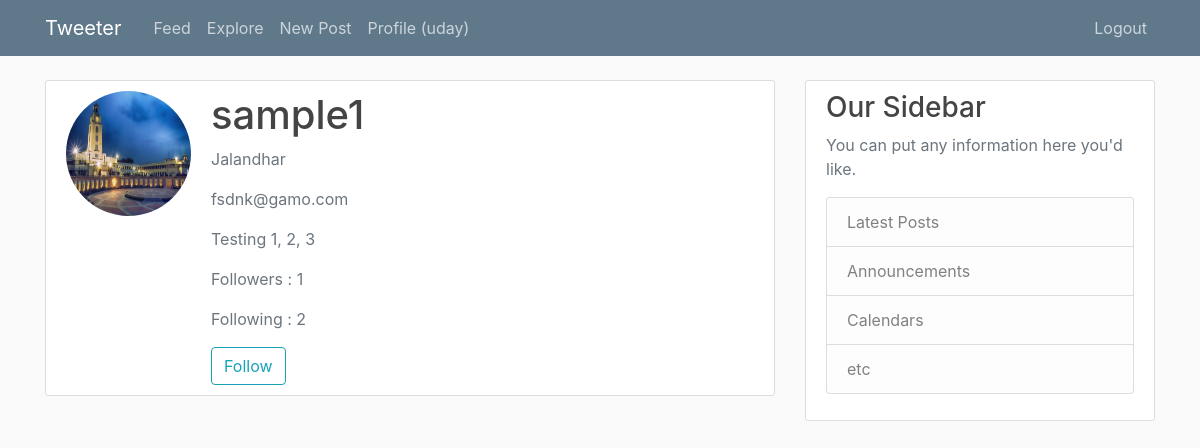
/profile/sample1/ (signed in), run on the app's committed database.
### codebase/models.py (models this page shows, shortened)
class Profile(models.Model):
    user = models.OneToOneField(User, on_delete=models.CASCADE)
    dp = models.ImageField(default='default.jpg', blank=True,  upload_to='profile_pics')
    bio = models.TextField(blank=True)
    city = models.CharField(max_length=50, blank=True)
    dob = models.DateField(null=True)
    followers = models.ManyToManyField('self', symmetrical=False, related_name='user_follows', blank=True)
    following = models.ManyToManyField('self', symmetrical=False, related_name='user_following', blank=True)

### codebase/views.py (the view)
# urls.py: path('profile/<slug:username>/', views.profile, name='profile'),
@login_required
def profile(request, username):
    context = {
        'title': 'Profile',
        'profile': Profile.objects.get(user__username = username),
        'user_view': User.objects.get(username = username),
        'posts': Post.objects.filter(user__username=username),
        'following': [follows for follows in User.objects.filter(username__in=[following.user.username for following in Profile.objects.get(user=request.user).following.all()])]
    }
    return render(request, 'codebase/profile.html', context)

### codebase/templates/codebase/profile.html (shortened to what this page needs)
{% extends 'codebase/base.html' %}
{% load crispy_forms_tags %}
{% block content %}
      <div class="content-section">
        <div class="media">
                {% if user.socialaccount_set.exists %}
                        <img class="rounded-circle account-img" src="{{user.socialaccount_set.all.0.extra_data.picture}}">
                {% else %}
                        <img class="rounded-circle account-img" src="{{user.profile.dp.url}}">
                {% endif %}
          <div class="media-body">
            <h2 class="account-heading">{{user_view.username}}</h2>
            <p class="text-secondary">{{profile.city}}</p>
            <p class="text-secondary">{{user_view.email}}</p>
            <p class="text-secondary">{{profile.bio}}</p>
            <p class="text-secondary">Followers : {{profile.followers.count}}</p>
            <p class="text-secondary">Following : {{profile.following.count}}</p>
            {% if user_view in following %}
              <a class="btn btn-outline-info" href="{% url 'unfollow' username=user_view.username %}">Unfollow</a>
            {% else %}
              <a class="btn btn-outline-info" href="{% url 'follow' username=user_view.username %}">Follow</a>
            {% endif %}
          </div>
        </div>
      </div>
{% endblock %}

### codebase/templates/codebase/base.html (shortened to what this page needs)
{% load static %}
<!doctype html>
<html lang="en">
  <head>
    <link rel="stylesheet" href="https://maxcdn.bootstrapcdn.com/bootstrap/4.0.0/css/bootstrap.min.css">
    <link rel="stylesheet" type="text/css" href="{% static "codebase/main.css" %}">
  </head>
  <body>
<header class="site-header">
        <nav class="navbar navbar-expand-md navbar-dark bg-steel fixed-top">
          <div class="container">
            <a class="navbar-brand mr-4" href="{% url 'feed' %}">Tweeter</a>
            <div class="collapse navbar-collapse" id="navbarToggle">
              <div class="navbar-nav mr-auto">
                {% if user.is_authenticated %}
                  <a class="nav-item nav-link" href="{% url 'feed' %}">Feed</a>
                  <a class="nav-item nav-link" href="{% url 'explore' %}">Explore</a>
                  <a class="nav-item nav-link" href="{% url 'post_new' %}">New Post</a>
                  {% if user.socialaccount_set.exists %}
                    <a class="nav-item nav-link" href="{% url 'profile' username=user.username %}">Profile ({{user.socialaccount_set.all.0.extra_data.name}})</a>
                  {% else %}
                    <a class="nav-item nav-link" href="{% url 'profile' username=user.username %}">Profile ({{user.username}})</a>
                  {% endif %}
                  </div>
                  <div class="navbar-nav">
                    <a class="nav-item nav-link" href="{% url 'logout' %}">Logout</a>
                {% else %}
                  </div>
                  <div class="navbar-nav">
                    <a class="nav-item nav-link" href="{% url 'login' %}">Login</a>
                    <a class="nav-item nav-link" href="{% url 'register' %}">Register</a>
                {% endif %}
              </div>
            </div>
          </div>
        </nav>
      </header>
      <main role="main" class="container">
            <div class="row">
              <div class="col-md-8">
                {% block content %}{% endblock %}
              </div>
              <div class="col-md-4">
                <div class="content-section">
                  <h3>Our Sidebar</h3>
                  <p class='text-muted'>You can put any information here you'd like.
                    <ul class="list-group">
                      <li class="list-group-item list-group-item-light">Latest Posts</li>
                      <li class="list-group-item list-group-item-light">Announcements</li>
                      <li class="list-group-item list-group-item-light">Calendars</li>
                      <li class="list-group-item list-group-item-light">etc</li>
                    </ul>
                  </p>
                </div>
              </div>
            </div>
          </main>
  </body>
</html>

### codebase/static/codebase/main.css (style rules this page uses)
body { background: #fafafa; color: #333333; margin-top: 5rem; }
h1, h2, h3, h4, h5, h6 { color: #444444; }
ul { margin: 0; }
.bg-steel { background-color: #5f788a; }
.site-header .navbar-nav .nav-link { color: #cbd5db; }
.content-section { background: #ffffff; padding: 10px 20px; border: 1px solid #dddddd; border-radius: 3px; margin-bottom: 20px; }
.account-img { height: 125px; width: 125px; margin-right: 20px; margin-bottom: 16px; }
.account-heading { font-size: 2.5rem; }

### data on the page
Profile: city "Jalandhar", bio "Testing 1, 2, 3", followers.count "1", following.count "2"

### other printed values
{{ user.username }} "uday"
{{ user_view.username }} "sample1"
{{ user_view.email }} "fsdnk@gamo.com"
